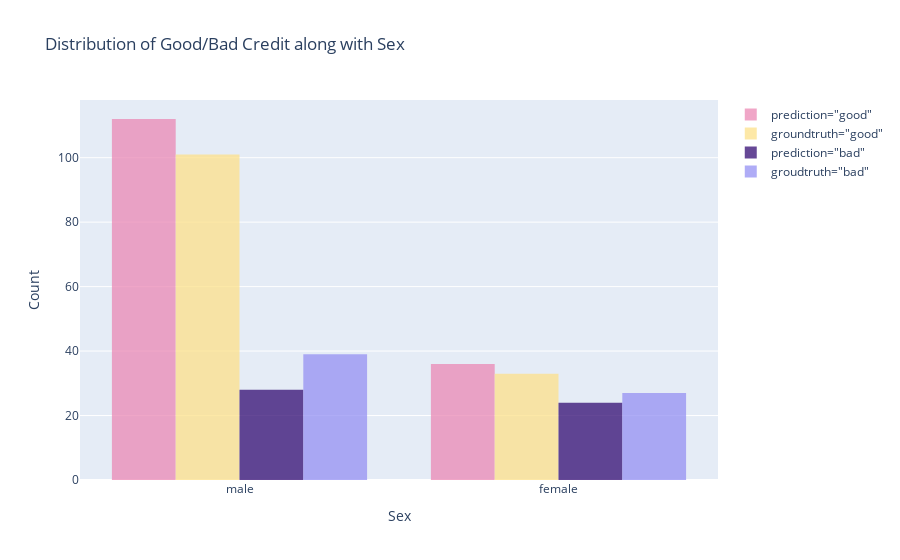

The notebook cell this image was saved under:
### Markdown cell above
##### a. Distribution of Predictions by New Model

### Code cell
# visualize the results
fig = go.Figure()
fig.add_trace(go.Histogram(
    x=val_full[val_full['Risk_pred(protected=Sex, model=RF)']=='good']['Sex'],
    marker_color='#EB89B5',
    opacity=0.75,
    name='prediction="good"'
))
fig.add_trace(go.Histogram(
    x=val_full[val_full['Risk']=='good']['Sex'],
    marker_color='#FDE18A',
    opacity=0.75,
    name='groundtruth="good"'
))
fig.add_trace(go.Histogram(
    x=val_full[val_full['Risk_pred(protected=Sex, model=RF)']=='bad']['Sex'],
    marker_color='#330C73',
    opacity=0.75,
    name='prediction="bad"'
))
fig.add_trace(go.Histogram(
    x=val_full[val_full['Risk']=='bad']['Sex'],
    marker_color='#9591F3',
    opacity=0.75,
    name='groudtruth="bad"'
))
fig.update_layout(
    title_text='Distribution of Good/Bad Credit along with Sex',
    xaxis_title='Sex',
    yaxis_title='Count'
)
# fig.write_image('../results/anti-classification-sex.png', scale=5)
fig.show()

### Figure 1 — Plotly figure (JSON) as saved in the notebook; plotly's stock layout.template omitted (floating-point values rounded to 4 significant figures; data arrays with more than 128 entries replaced by an {"elided": "..."} marker saying what was removed)
{"data": [{"marker": {"color": "#EB89B5"}, "name": "prediction=\"good\"", "opacity": 0.75, "type": "histogram", "x": {"elided": "148 str values"}}, {"marker": {"color": "#FDE18A"}, "name": "groundtruth=\"good\"", "opacity": 0.75, "type": "histogram", "x": {"elided": "134 str values"}}, {"marker": {"color": "#330C73"}, "name": "prediction=\"bad\"", "opacity": 0.75, "type": "histogram", "x": ["female", "female", "male", "male", "female", "male", "male", "male", "male", "female", "female", "male", "male", "female", "female", "male", "female", "female", "female", "female", "male", "male", "female", "male", "female", "female", "female", "female", "male", "female", "male", "male", "male", "male", "male", "male", "female", "female", "male", "male", "female", "female", "female", "male", "male", "female", "male", "male", "male", "female", "male", "male"]}, {"marker": {"color": "#9591F3"}, "name": "groudtruth=\"bad\"", "opacity": 0.75, "type": "histogram", "x": ["female", "male", "male", "male", "female", "male", "male", "male", "female", "female", "male", "male", "male", "male", "female", "male", "male", "male", "male", "male", "male", "female", "female", "male", "female", "male", "female", "female", "female", "female", "male", "female", "female", "male", "female", "male", "female", "male", "female", "male", "female", "female", "male", "male", "female", "female", "male", "male", "female", "female", "male", "male", "male", "male", "female", "male", "male", "female", "female", "male", "male", "male", "male", "male", "female", "male"]}], "layout": {"title": {"text": "Distribution of Good/Bad Credit along with Sex"}, "xaxis": {"title": {"text": "Sex"}}, "yaxis": {"title": {"text": "Count"}}}}
